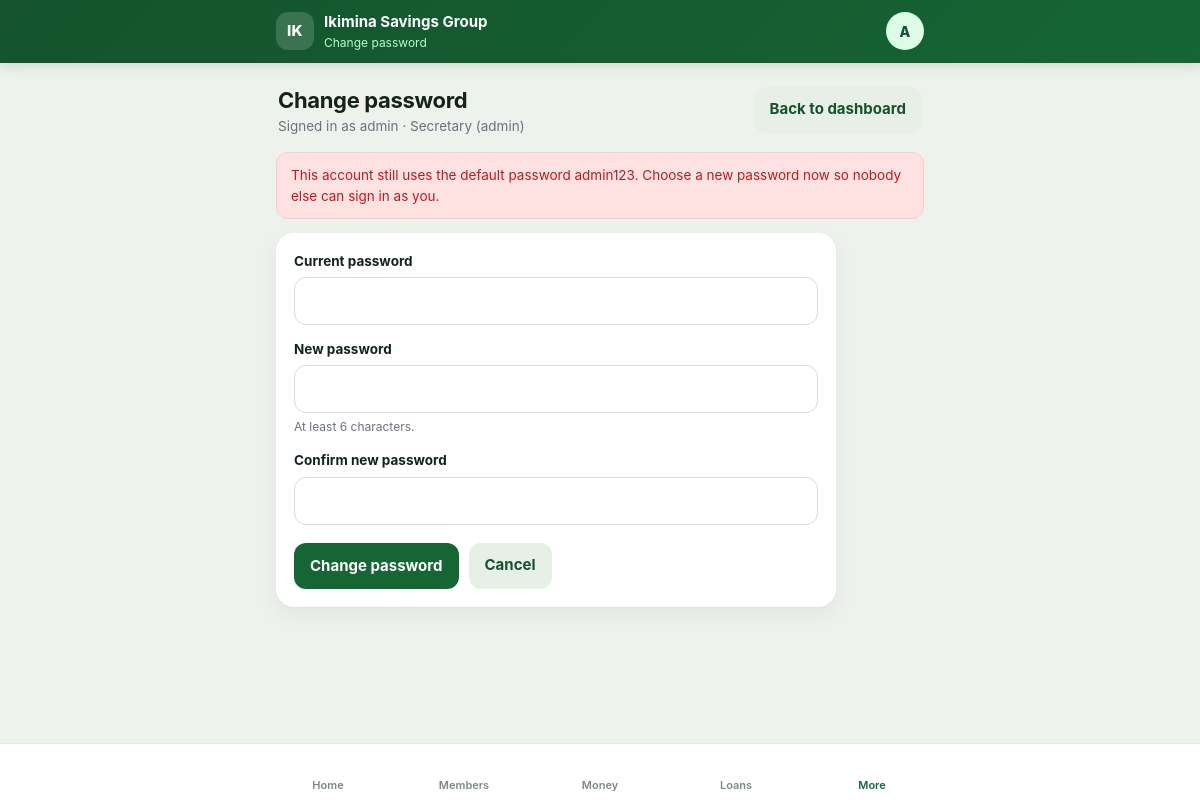
The page /change_password.php (signed in) on the database its author committed.
### tables this page shows
CREATE TABLE IF NOT EXISTS settings (
  id INT AUTO_INCREMENT PRIMARY KEY,
  group_name VARCHAR(150) NOT NULL,
  contribution_amount DECIMAL(12, 2) NOT NULL DEFAULT 0,
  loan_interest_percent DECIMAL(5, 2) NOT NULL DEFAULT 0
);

CREATE TABLE IF NOT EXISTS users (
  id INT AUTO_INCREMENT PRIMARY KEY,
  username VARCHAR(50) NOT NULL,
  password VARCHAR(255) NOT NULL,
  role ENUM('admin', 'member') NOT NULL DEFAULT 'member',
  member_id INT NULL,
  UNIQUE KEY uq_users_username (username),
  KEY idx_users_member_id (member_id),
  CONSTRAINT fk_users_member FOREIGN KEY (member_id)
    REFERENCES members(id) ON DELETE SET NULL
);

### i18n.php (called while the page is built, shortened)
<?php
function current_lang()
{
    return $GLOBALS['APP_LANG'];
}
function t($text)
{
    $out = $text;
    $args = array_slice(func_get_args(), 1);
    if (count($args) > 0) {
        $out = vsprintf($out, $args);
    }
    return $out;
}

### auth.php (called while the page is built, shortened)
<?php
require_once 'i18n.php';
require_once 'db.php';
function h($value)
{
    return htmlspecialchars((string) $value, ENT_QUOTES, 'UTF-8');
}
function initials($name)
{
    $words = preg_split('/\s+/', trim((string) $name));
    $first = mb_substr($words[0], 0, 1);
    $last = count($words) > 1 ? mb_substr($words[count($words) - 1], 0, 1) : '';
    return mb_strtoupper($first . $last);
}
function get_setting()
{
    global $conn;
    $result = mysqli_query($conn, "SELECT * FROM settings WHERE id = 1 LIMIT 1");
    $settings = $result ? mysqli_fetch_assoc($result) : null;
    return $settings;
}

### change_password.php (the view, shortened to what this page needs)
<?php
require_once 'auth.php';
$page_title = 'Change password';
$active = 'password';
$user_id = (int) $_SESSION['user_id'];
$result = mysqli_query($conn, "SELECT username, password, role FROM users WHERE id = $user_id LIMIT 1");
$user = $result ? mysqli_fetch_assoc($result) : null;
$using_default = password_verify('admin123', $user['password']);
require 'header.php';
?>
<div class="page-head">
    <div>
        <h1><?php echo h(t('Change password')); ?></h1>
        <p class="muted">
            <?php echo h(t('Signed in as %s', $user['username'])); ?>
            &middot; <?php echo h(t($user['role'] === 'admin' ? 'Secretary (admin)' : 'Member')); ?>
        </p>
    </div>
    <a class="btn btn-secondary" href="index.php"><?php echo h(t('Back to dashboard')); ?></a>
</div>
<?php if ($using_default): ?>
    <div class="alert error">
        <?php echo h(t('This account still uses the default password admin123. Choose a new password now so nobody else can sign in as you.')); ?>
    </div>
<?php endif; ?>
<div class="card form-card">
    <form method="post" action="change_password.php">
        <div class="form-group">
            <label for="current_password"><?php echo h(t('Current password')); ?></label>
            <input type="password" id="current_password" name="current_password" required
                   autocomplete="current-password">
        </div>
        <div class="form-group">
            <label for="password"><?php echo h(t('New password')); ?></label>
            <input type="password" id="password" name="password" required
                   autocomplete="new-password">
            <div class="hint"><?php echo h(t('At least 6 characters.')); ?></div>
        </div>
        <div class="form-group">
            <label for="confirm_password"><?php echo h(t('Confirm new password')); ?></label>
            <input type="password" id="confirm_password" name="confirm_password" required
                   autocomplete="new-password">
        </div>
        <div class="form-actions">
            <button class="btn" type="submit"><?php echo h(t('Change password')); ?></button>
            <a class="btn btn-secondary" href="index.php"><?php echo h(t('Cancel')); ?></a>
        </div>
    </form>
</div>
<?php require 'footer.php'; ?>

### header.php (shortened to what this page needs)
<?php
if (!isset($settings)) {
    $settings = get_setting();
}
$group_name = isset($settings['group_name']) ? $settings['group_name'] : 'Ikimina';
$page_title = isset($page_title) ? $page_title : 'Home';
$active = isset($active) ? $active : 'home';
$tab = $active;
if (in_array($tab, array('penalties', 'meetings', 'settings', 'password', 'more', 'report'), true)) {
    $tab = 'more';
}
function nav_icon($name)
{
    $paths = array(
        'home'    => '<path d="M3.5 10.5 12 3.5l8.5 7"/><path d="M5.5 9.5V20h13V9.5"/>',
        'members' => '<circle cx="9" cy="8" r="3.2"/><path d="M3.5 20c0-3 2.5-5 5.5-5s5.5 2 5.5 5"/><path d="M16.5 5.6a3 3 0 0 1 0 4.8"/><path d="M17.6 15.4c1.7.6 2.7 2.1 2.7 4.6"/>',
        'family'  => '<circle cx="8.5" cy="7.5" r="2.6"/><circle cx="17" cy="8" r="2.1"/><path d="M3.5 20c0-3 2.2-5.2 5-5.2s5 2.2 5 5.2"/><path d="M14.4 15.8c2.5.1 4.6 1.8 4.6 4.2"/>',
        'money'   => '<rect x="3" y="6" width="18" height="12" rx="3"/><circle cx="12" cy="12" r="2.6"/><path d="M7 9.6h.01M17 14.4h.01"/>',
        'loans'   => '<path d="M7 3.5h8.5L19 7v13.5H7z"/><path d="M15 3.5V7h3.5"/><path d="M10 11h6M10 14.5h6"/>',
        'more'    => '<circle cx="6" cy="12" r="1.4"/><circle cx="12" cy="12" r="1.4"/><circle cx="18" cy="12" r="1.4"/>',
        'calendar'=> '<rect x="3.5" y="5" width="17" height="15.5" rx="2.5"/><path d="M3.5 10h17M8 3.5v3M16 3.5v3"/>',
        'balance' => '<rect x="3" y="6" width="18" height="13" rx="3"/><path d="M3 10.5h18"/><path d="M16.5 15h.01"/>',
        'penalty' => '<path d="M12 3.5 21 20H3z"/><path d="M12 9v4.5M12 16.3h.01"/>',
        'settings'=> '<path d="M4 7h9M19 7h1M4 17h5M15 17h5"/><circle cx="16" cy="7" r="2.2"/><circle cx="12" cy="17" r="2.2"/>',
        'language'=> '<circle cx="12" cy="12" r="8.5"/><path d="M3.8 9h16.4M3.8 15h16.4"/><path d="M12 3.5c2.5 2.4 3.8 5.2 3.8 8.5s-1.3 6.1-3.8 8.5c-2.5-2.4-3.8-5.2-3.8-8.5S9.5 5.9 12 3.5z"/>',
        'logout'  => '<path d="M14 4h4a2 2 0 0 1 2 2v12a2 2 0 0 1-2 2h-4"/><path d="M10 8l-4 4 4 4"/><path d="M6 12h10"/>',
        'add'     => '<path d="M12 5v14M5 12h14"/>',
    );
    $body = isset($paths[$name]) ? $paths[$name] : $paths['more'];
    return '<svg viewBox="0 0 24 24" fill="none" stroke="currentColor" stroke-width="1.9"'
        . ' stroke-linecap="round" stroke-linejoin="round" aria-hidden="true">' . $body . '</svg>';
}
?>
<!DOCTYPE html>
<html lang="<?php echo h(current_lang()); ?>">
<head>
    <link rel="stylesheet" href="style.css">
</head>
<body>
<header class="appbar">
    <div class="appbar-inner">
        <a class="appbar-brand" href="index.php">
            <span class="appbar-logo">IK</span>
            <span class="appbar-titles">
                <strong><?php echo h($group_name); ?></strong>
                <small><?php echo h(t($page_title)); ?></small>
            </span>
        </a>
        <div class="appbar-actions">
            <a class="avatar" href="more.php" title="<?php echo h(t('Account and more')); ?>">
                <?php echo h(initials($_SESSION['username'])); ?>
            </a>
        </div>
    </div>
</header>
<main class="app-main">

### footer.php (shortened to what this page needs)
</main>
<nav class="tabbar" aria-label="Main navigation">
    <div class="tabbar-inner">
        <a href="index.php" class="tab <?php echo $tab === 'home' ? 'active' : ''; ?>">
            <?php echo nav_icon('home'); ?><span><?php echo h(t('Home')); ?></span>
        </a>
        <a href="members.php" class="tab <?php echo $tab === 'members' ? 'active' : ''; ?>">
            <?php echo nav_icon('members'); ?><span><?php echo h(t('Members')); ?></span>
        </a>
        <a href="contributions.php" class="tab <?php echo $tab === 'money' ? 'active' : ''; ?>">
            <?php echo nav_icon('money'); ?><span><?php echo h(t('Money')); ?></span>
        </a>
        <a href="loans.php" class="tab <?php echo $tab === 'loans' ? 'active' : ''; ?>">
            <?php echo nav_icon('loans'); ?><span><?php echo h(t('Loans')); ?></span>
        </a>
        <a href="more.php" class="tab <?php echo $tab === 'more' ? 'active' : ''; ?>">
            <?php echo nav_icon('more'); ?><span><?php echo h(t('More')); ?></span>
        </a>
    </div>
</nav>
</body>
</html>

### style.css (style rules this page uses)
*, *::before, *::after { box-sizing: border-box; }
html { -webkit-text-size-adjust: 100%; }
body { margin: 0; font-family: -apple-system, BlinkMacSystemFont, "Segoe UI", Roboto, "Helvetica Neue", Arial, sans-serif; background: #eef2ec; color: #14231a; line-height: 1.5; -webkit-font-smoothing: antialiased; }
a { color: #15803d; }
h1, h2, h3 { margin: 0 0 4px; line-height: 1.25; letter-spacing: -0.015em; }
h1 { font-size: 22px; }
p { margin: 0 0 10px; }
.appbar { position: sticky; top: 0; z-index: 20; background: linear-gradient(135deg, #14532d 0%, #166534 100%); color: #ffffff; padding-top: env(safe-area-inset-top); box-shadow: 0 2px 12px rgba(20, 83, 45, 0.18); }
.appbar-inner { max-width: 680px; margin: 0 auto; padding: 11px 16px; display: flex; align-items: center; justify-content: space-between; gap: 12px; }
.appbar-brand { display: flex; align-items: center; gap: 10px; min-width: 0; color: #ffffff; text-decoration: none; }
.appbar-logo { flex: 0 0 auto; width: 38px; height: 38px; border-radius: 12px; background: rgba(255, 255, 255, 0.16); display: grid; place-items: center; font-weight: 800; font-size: 15px; letter-spacing: 0.02em; }
.appbar-titles { display: flex; flex-direction: column; min-width: 0; }
.appbar-titles strong { font-size: 15px; overflow: hidden; text-overflow: ellipsis; white-space: nowrap; }
.appbar-titles small { font-size: 12px; color: #bbf7d0; }
.appbar-actions { display: flex; align-items: center; gap: 8px; }
.avatar { flex: 0 0 auto; width: 38px; height: 38px; border-radius: 50%; background: #dcfce7; color: #14532d; display: grid; place-items: center; font-weight: 800; font-size: 14px; text-decoration: none; }
.app-main { max-width: 680px; margin: 0 auto; padding: 16px 16px 104px; }
.page-head { display: flex; flex-wrap: wrap; align-items: flex-start; justify-content: space-between; gap: 10px; margin: 2px 2px 16px; }
.page-head h1 { margin-bottom: 2px; }
.muted { color: #6b7280; font-size: 13.5px; margin: 0; }
.tabbar { position: fixed; left: 0; right: 0; bottom: 0; z-index: 30; background: rgba(255, 255, 255, 0.97); border-top: 1px solid #e3e9e2; padding-bottom: env(safe-area-inset-bottom); backdrop-filter: blur(12px); -webkit-backdrop-filter: blur(12px); }
.tabbar-inner { max-width: 680px; margin: 0 auto; display: grid; grid-template-columns: repeat(5, 1fr); }
.tab { display: flex; flex-direction: column; align-items: center; gap: 3px; padding: 8px 4px 7px; color: #7c8a80; font-size: 11px; font-weight: 600; text-decoration: none; -webkit-tap-highlight-color: transparent; }
.tab svg { width: 22px; height: 22px; }
.tab.active { color: #166534; }
.tab.active svg { stroke-width: 2.2; }
.card { background: #ffffff; border-radius: 18px; padding: 18px; margin-bottom: 14px; box-shadow: 0 1px 2px rgba(16, 24, 40, 0.04), 0 8px 24px rgba(16, 24, 40, 0.05); }
.btn { display: inline-flex; align-items: center; justify-content: center; gap: 7px; min-height: 46px; padding: 11px 16px; background: #166534; color: #ffffff; border: 0; border-radius: 12px; font-family: inherit; font-size: 15px; font-weight: 700; text-decoration: none; cursor: pointer; -webkit-tap-highlight-color: transparent; }
.btn-secondary { background: #e7efe7; color: #14532d; }
.form-card { max-width: 560px; }
.form-group { margin-bottom: 14px; }
label { display: block; font-weight: 700; font-size: 13.5px; margin-bottom: 6px; }
input, select, textarea { width: 100%; min-height: 48px; padding: 11px 13px; border: 1px solid #d6ded5; border-radius: 12px; background: #ffffff; color: #14231a; font-family: inherit; font-size: 16px; }
.form-actions { display: flex; flex-wrap: wrap; gap: 10px; margin-top: 18px; }
.hint { font-size: 12px; color: #6b7280; margin-top: 5px; }
.alert { border-radius: 12px; padding: 12px 14px; font-size: 13.5px; margin-bottom: 14px; }
.alert.error { background: #fee2e2; color: #b91c1c; border: 1px solid #fecaca; }
@media (min-width: 720px) { .app-main { padding-top: 22px; } }

### rows shown on the page
settings: group_name "Ikimina Savings Group"
users: username "Signed in as admin", role "Secretary (admin)"

### other values the page prints
t($page_title) "Change password"
initials($_SESSION['username']) "A"
t('Change password') "Change password"
t('Back to dashboard') "Back to dashboard"
t('Current password') "Current password"
t('New password') "New password"
t('At least 6 characters.') "At least 6 characters."
t('Confirm new password') "Confirm new password"
t('Cancel') "Cancel"
t('Home') "Home"
t('Members') "Members"
t('Money') "Money"
t('Loans') "Loans"
t('More') "More"
